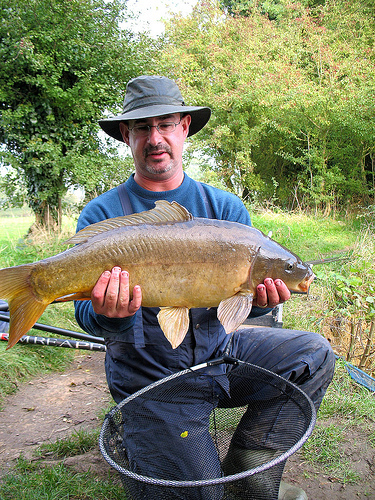
#> input picture Inpainting/MPGAN/ImageNet100k/n01440764_18.JPEG, 375 x 500 px; its folder holds only this picture in this run
$ python -i utils.py   (imports and definitions only)
#> lines starting #> are read from the running program, lines starting #| are printed output that depends on the picture
import os
import shutil
from glob import glob
import skimage.io
import skimage.transform
import skimage.measure
from PIL import Image

import numpy as np


def array_to_image(array):
    r = Image.fromarray(array[0]).convert('L')
    g = Image.fromarray(array[1]).convert('L')
    b = Image.fromarray(array[2]).convert('L')

    image = Image.merge('RGB', (r, g, b))

    return image


# [72 lines left out: functions load_image, crop_random, not called in this run]

>>> import cv2
>>> picture = cv2.imread('../MPGAN/ImageNet100k/n01440764_18.JPEG', cv2.IMREAD_GRAYSCALE)
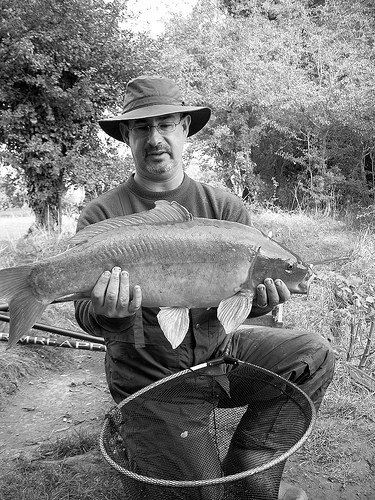
#> picture: shape (500, 375); min 0, max 255, mean 126.3
>>> result = array_to_image(picture)
